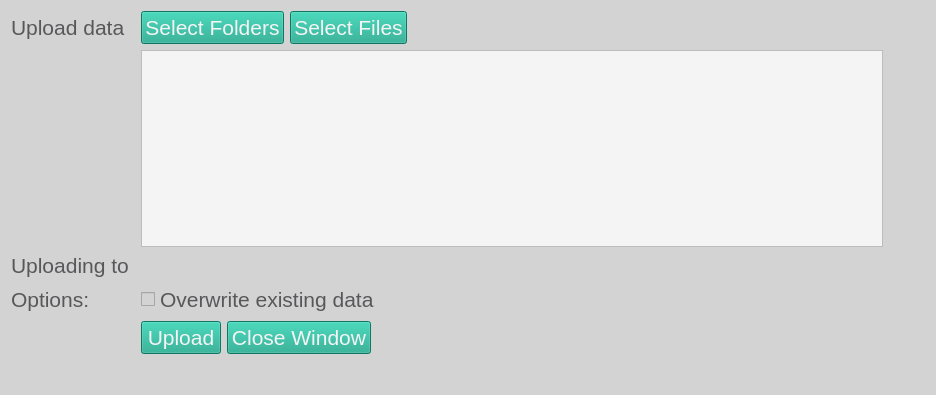
<?xml version="1.0" encoding="UTF-8"?>
<ui version="4.0">
 <class>Form</class>
 <widget class="QWidget" name="Form">
  <property name="geometry">
   <rect>
    <x>0</x>
    <y>0</y>
    <width>936</width>
    <height>395</height>
   </rect>
  </property>
  <property name="windowTitle">
   <string>Upload</string>
  </property>
  <property name="styleSheet">
   <string notr="true">QWidget
{
    background-color: rgb(211,211,211);
    color: rgb(88, 88, 90);
    selection-background-color: rgb(21, 165, 137);
    selection-color: rgb(245, 244, 244);
    font: 16pt
}

QLabel#error_label
{
    color: rgb(220, 130, 30);
}

QLineEdit, QTextEdit, QTableWidget
{
   background-color:  rgb(245, 244, 244)
}

QPushButton
{
	background-color: rgb(21, 165, 137);
    color: rgb(245, 244, 244);
}

QPushButton#home_button, QPushButton#parent_button, QPushButton#refresh_button
{
    background-color: rgb(245, 244, 244);
}

QTabWidget#info_tabs
{
     background-color: background-color: rgb(211,211,211);
}

</string>
  </property>
  <layout class="QGridLayout" name="gridLayout">
   <item row="3" column="2">
    <widget class="QCheckBox" name="overwrite">
     <property name="text">
      <string>Overwrite existing data</string>
     </property>
    </widget>
   </item>
   <item row="0" column="2">
    <layout class="QHBoxLayout" name="horizontalLayout_3">
     <item>
      <widget class="QPushButton" name="folder_button">
       <property name="text">
        <string>Select Folders</string>
       </property>
      </widget>
     </item>
     <item>
      <widget class="QPushButton" name="file_button">
       <property name="text">
        <string>Select Files</string>
       </property>
      </widget>
     </item>
     <item>
      <spacer name="horizontalSpacer">
       <property name="orientation">
        <enum>Qt::Horizontal</enum>
       </property>
       <property name="sizeHint" stdset="0">
        <size>
         <width>40</width>
         <height>20</height>
        </size>
       </property>
      </spacer>
     </item>
    </layout>
   </item>
   <item row="2" column="2">
    <widget class="QLabel" name="destination_label">
     <property name="text">
      <string/>
     </property>
    </widget>
   </item>
   <item row="2" column="3">
    <widget class="QLabel" name="label_4">
     <property name="text">
      <string/>
     </property>
    </widget>
   </item>
   <item row="3" column="0">
    <widget class="QLabel" name="label_2">
     <property name="font">
      <font>
       <pointsize>16</pointsize>
       <italic>false</italic>
       <bold>false</bold>
      </font>
     </property>
     <property name="text">
      <string>Options:</string>
     </property>
    </widget>
   </item>
   <item row="0" column="0">
    <widget class="QLabel" name="label">
     <property name="font">
      <font>
       <pointsize>16</pointsize>
       <italic>false</italic>
       <bold>false</bold>
      </font>
     </property>
     <property name="text">
      <string>Upload data</string>
     </property>
    </widget>
   </item>
   <item row="2" column="0">
    <widget class="QLabel" name="label_5">
     <property name="text">
      <string>Uploading to</string>
     </property>
    </widget>
   </item>
   <item row="4" column="2">
    <layout class="QHBoxLayout" name="horizontalLayout">
     <item>
      <widget class="QPushButton" name="upload_button">
       <property name="text">
        <string>Upload</string>
       </property>
      </widget>
     </item>
     <item>
      <widget class="QPushButton" name="hide_button">
       <property name="text">
        <string>Close Window</string>
       </property>
      </widget>
     </item>
     <item>
      <spacer name="horizontalSpacer_2">
       <property name="orientation">
        <enum>Qt::Horizontal</enum>
       </property>
       <property name="sizeHint" stdset="0">
        <size>
         <width>40</width>
         <height>20</height>
        </size>
       </property>
      </spacer>
     </item>
    </layout>
   </item>
   <item row="2" column="4">
    <widget class="QLabel" name="label_3">
     <property name="text">
      <string/>
     </property>
    </widget>
   </item>
   <item row="9" column="0" colspan="6">
    <widget class="QLabel" name="error_label">
     <property name="text">
      <string/>
     </property>
    </widget>
   </item>
   <item row="1" column="2">
    <widget class="QTextBrowser" name="sources_list"/>
   </item>
  </layout>
 </widget>
 <resources/>
 <connections/>
</ui>
